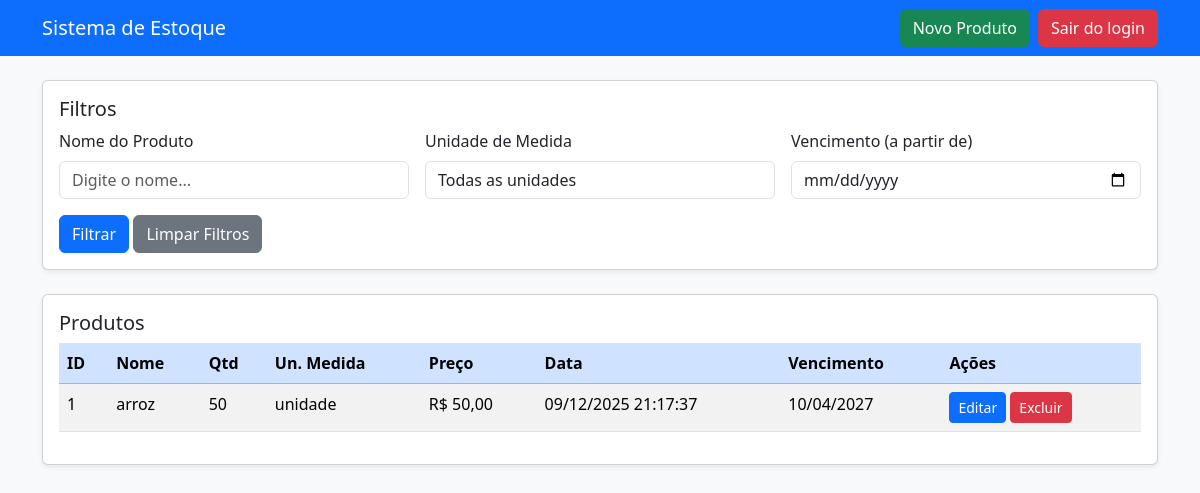
The app's page / (signed in), older data.
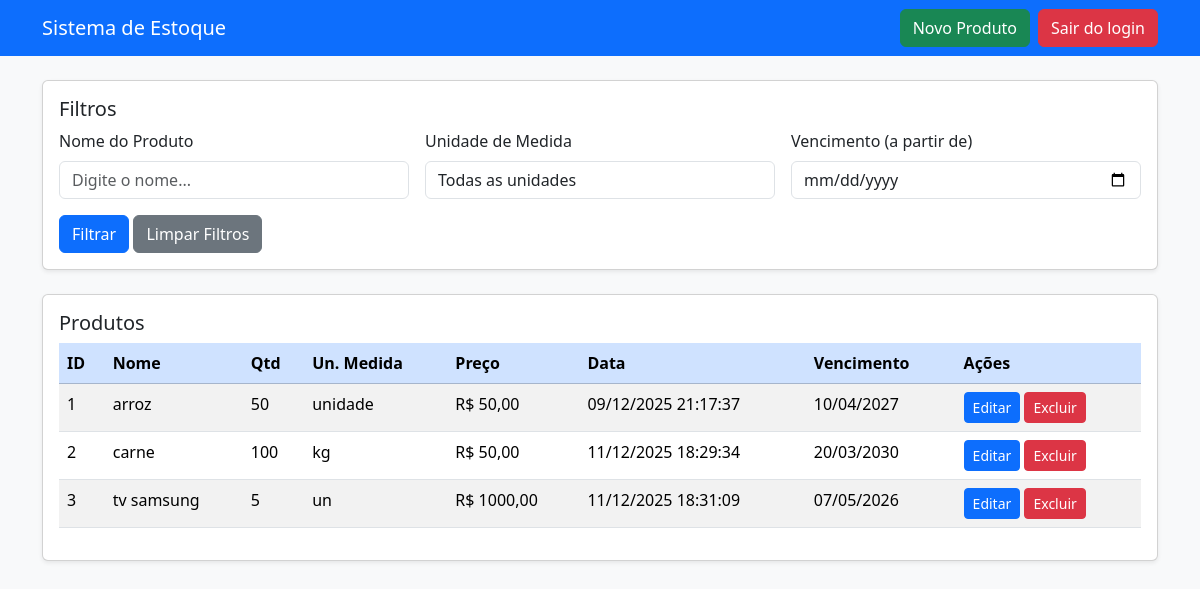
The same page, newer data.
### produtos/models.py (models this page shows, shortened)
class Produto(models.Model):
    nome = models.CharField(max_length=100)
    descricao = models.CharField(max_length=255, blank=True)
    preco = models.DecimalField(max_digits=10, decimal_places=2)
    quantidade = models.IntegerField()
    un_medida = models.CharField(max_length=20, default='unidade')
    data_registro = models.DateTimeField(auto_now_add=True)
    data_atualizacao = models.DateTimeField(auto_now=True)
    vencimento = models.DateField(null=True, blank=True)

### produtos/views.py (the view)
# urls.py: path('', views.listar_produtos, name='listar_produtos'),
@login_required(login_url='login')
def listar_produtos(request):
    produtos = Produto.objects.all().order_by('id')
    nome_filtro = request.GET.get('nome', '').strip()
    if nome_filtro:
        produtos = produtos.filter(nome__icontains=nome_filtro)
    un_medida_filtro = request.GET.get('un_medida', '').strip()
    if un_medida_filtro:
        produtos = produtos.filter(un_medida__icontains=un_medida_filtro)
    vencimento_filtro = request.GET.get('vencimento', '').strip()
    if vencimento_filtro:
        produtos = produtos.filter(vencimento__gte=vencimento_filtro)
    unidades = Produto.objects.values_list('un_medida', flat=True).distinct().order_by('un_medida')
    return render(request, 'produtos/listar.html', {
        'produtos': produtos,
        'nome_filtro': nome_filtro,
        'un_medida_filtro': un_medida_filtro,
        'vencimento_filtro': vencimento_filtro,
        'unidades': unidades,
    })

### templates/produtos/listar.html (shortened to what this page needs)
<!doctype html>
<html lang="pt-br">
  <head>
    <link href="https://cdn.jsdelivr.net/npm/bootstrap@5.3.2/dist/css/bootstrap.min.css" rel="stylesheet">
  </head>
  <body class="bg-light">
    <nav class="navbar navbar-expand-lg navbar-dark bg-primary mb-4">
      <div class="container">
        <a class="navbar-brand" href="/">Sistema de Estoque</a>
        <div class="d-flex gap-2">
          <a class="btn btn-success" href="/criar/">Novo Produto</a>
          <a class="btn btn-danger" href="/logout/">Sair do login</a>
        </div>
      </div>
    </nav>
    <div class="container">
      <div class="card shadow-sm mb-4">
        <div class="card-body">
          <h5 class="card-title">Filtros</h5>
          <form method="get" class="row g-3">
            <div class="col-md-4">
              <label class="form-label">Nome do Produto</label>
              <input type="text" class="form-control" name="nome" value="{{ nome_filtro|default:'' }}" placeholder="Digite o nome...">
            </div>
            <div class="col-md-4">
              <label class="form-label">Unidade de Medida</label>
              <select class="form-control" name="un_medida">
                <option value="">Todas as unidades</option>
              </select>
            </div>
            <div class="col-md-4">
              <label class="form-label">Vencimento (a partir de)</label>
              <input type="date" class="form-control" name="vencimento" value="{{ vencimento_filtro|default:'' }}">
            </div>
            <div class="col-12">
              <button type="submit" class="btn btn-primary">Filtrar</button>
              <a href="{% url 'produtos:listar_produtos' %}" class="btn btn-secondary">Limpar Filtros</a>
            </div>
          </form>
        </div>
      </div>
      <div class="card shadow-sm">
        <div class="card-body">
          <h5 class="card-title">Produtos</h5>
          <div class="table-responsive">
            <table class="table table-striped">
              <thead class="table-primary">
                <tr>
                  <th>ID</th>
                  <th>Nome</th>
                  <th>Qtd</th>
                  <th>Un. Medida</th>
                  <th>Preço</th>
                  <th>Data</th>
                  <th>Vencimento</th>
                  <th>Ações</th>
                </tr>
              </thead>
              <tbody>
                {% for p in produtos %}
                <tr>
                  <td>{{ p.id }}</td>
                  <td>{{ p.nome }}</td>
                  <td>{{ p.quantidade }}</td>
                  <td>{{ p.un_medida }}</td>
                  <td>R$ {{ p.preco }}</td>
                  <td>{{ p.data_atualizacao|date:"d/m/Y H:i:s" }}</td>
                  <td>{% if p.vencimento %}{{ p.vencimento|date:"d/m/Y" }}{% else %}—{% endif %}</td>
                  <td>
                    <a class="btn btn-sm btn-primary" href="/editar/{{ p.id }}/">Editar</a>
                    <a class="btn btn-sm btn-danger" href="/excluir/{{ p.id }}/">Excluir</a>
                  </td>
                </tr>
                {% endfor %}
              </tbody>
            </table>
          </div>
        </div>
      </div>
    </div>
  </body>
</html>

Row changes from the older to the newer data that the page shows:
added Produto: id "2", nome "carne", quantidade "100", un_medida "kg", preco "50,00", data_atualizacao "11/12/2025 18:29:34", vencimento "20/03/2030"
added Produto: id "3", nome "tv samsung", quantidade "5", un_medida "un", preco "1000,00", data_atualizacao "11/12/2025 18:31:09", vencimento "07/05/2026"
